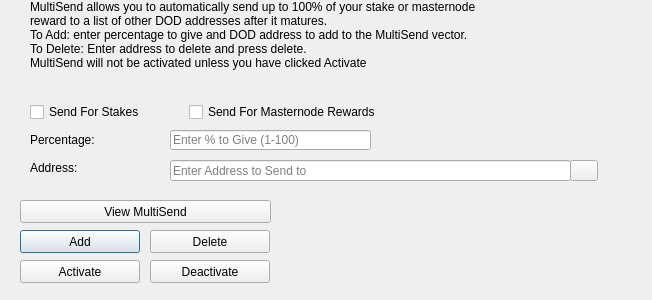
<?xml version="1.0" encoding="UTF-8"?>
<ui version="4.0">
 <class>MultiSendDialog</class>
 <widget class="QDialog" name="MultiSendDialog">
  <property name="windowModality">
   <enum>Qt::NonModal</enum>
  </property>
  <property name="geometry">
   <rect>
    <x>0</x>
    <y>0</y>
    <width>652</width>
    <height>300</height>
   </rect>
  </property>
  <property name="windowTitle">
   <string>MultiSend</string>
  </property>
  <widget class="QLineEdit" name="multiSendPercentEdit">
   <property name="geometry">
    <rect>
     <x>170</x>
     <y>130</y>
     <width>201</width>
     <height>20</height>
    </rect>
   </property>
   <property name="toolTip">
    <string>Enter whole numbers 1 - 100</string>
   </property>
   <property name="placeholderText">
    <string>Enter % to Give (1-100)</string>
   </property>
  </widget>
  <widget class="QLineEdit" name="multiSendAddressEdit">
   <property name="geometry">
    <rect>
     <x>170</x>
     <y>160</y>
     <width>401</width>
     <height>21</height>
    </rect>
   </property>
   <property name="toolTip">
    <string/>
   </property>
   <property name="placeholderText">
    <string>Enter Address to Send to</string>
   </property>
  </widget>
  <widget class="QLabel" name="label_2">
   <property name="geometry">
    <rect>
     <x>30</x>
     <y>0</y>
     <width>451</width>
     <height>121</height>
    </rect>
   </property>
   <property name="lineWidth">
    <number>1</number>
   </property>
   <property name="text">
    <string>MultiSend allows you to automatically send up to 100% of your stake or masternode reward to a list of other DOD addresses after it matures.
To Add: enter percentage to give and DOD address to add to the MultiSend vector.
To Delete: Enter address to delete and press delete.
MultiSend will not be activated unless you have clicked Activate</string>
   </property>
   <property name="alignment">
    <set>Qt::AlignLeading|Qt::AlignLeft|Qt::AlignTop</set>
   </property>
   <property name="wordWrap">
    <bool>true</bool>
   </property>
  </widget>
  <widget class="QLabel" name="message">
   <property name="geometry">
    <rect>
     <x>290</x>
     <y>200</y>
     <width>351</width>
     <height>91</height>
    </rect>
   </property>
   <property name="text">
    <string/>
   </property>
  </widget>
  <widget class="QPushButton" name="addButton">
   <property name="geometry">
    <rect>
     <x>20</x>
     <y>230</y>
     <width>120</width>
     <height>23</height>
    </rect>
   </property>
   <property name="toolTip">
    <string/>
   </property>
   <property name="statusTip">
    <string>Add to MultiSend Vector</string>
   </property>
   <property name="text">
    <string>Add</string>
   </property>
  </widget>
  <widget class="QPushButton" name="disableButton">
   <property name="geometry">
    <rect>
     <x>150</x>
     <y>260</y>
     <width>120</width>
     <height>23</height>
    </rect>
   </property>
   <property name="statusTip">
    <string>Deactivate MultiSend</string>
   </property>
   <property name="text">
    <string>Deactivate</string>
   </property>
  </widget>
  <widget class="QPushButton" name="addressBookButton">
   <property name="geometry">
    <rect>
     <x>570</x>
     <y>160</y>
     <width>28</width>
     <height>21</height>
    </rect>
   </property>
   <property name="toolTip">
    <string>Choose an address from the address book</string>
   </property>
   <property name="text">
    <string/>
   </property>
   <property name="icon">
    <iconset resource="../smrtc.qrc">
     <normaloff>:/icons/address-book</normaloff>:/icons/address-book</iconset>
   </property>
   <property name="shortcut">
    <string>Alt+A</string>
   </property>
   <property name="autoDefault">
    <bool>false</bool>
   </property>
  </widget>
  <widget class="QLabel" name="label">
   <property name="geometry">
    <rect>
     <x>30</x>
     <y>130</y>
     <width>121</width>
     <height>20</height>
    </rect>
   </property>
   <property name="toolTip">
    <string>Percentage of stake to send</string>
   </property>
   <property name="text">
    <string>Percentage:</string>
   </property>
  </widget>
  <widget class="QLabel" name="label_5">
   <property name="geometry">
    <rect>
     <x>30</x>
     <y>160</y>
     <width>111</width>
     <height>16</height>
    </rect>
   </property>
   <property name="toolTip">
    <string>Address to send portion of stake to</string>
   </property>
   <property name="text">
    <string>Address:</string>
   </property>
  </widget>
  <widget class="QPushButton" name="deleteButton">
   <property name="geometry">
    <rect>
     <x>150</x>
     <y>230</y>
     <width>120</width>
     <height>23</height>
    </rect>
   </property>
   <property name="toolTip">
    <string/>
   </property>
   <property name="statusTip">
    <string>Delete Address From MultiSend Vector</string>
   </property>
   <property name="text">
    <string>Delete</string>
   </property>
  </widget>
  <widget class="QPushButton" name="activateButton">
   <property name="geometry">
    <rect>
     <x>20</x>
     <y>260</y>
     <width>120</width>
     <height>23</height>
    </rect>
   </property>
   <property name="statusTip">
    <string>Activate MultiSend</string>
   </property>
   <property name="text">
    <string>Activate</string>
   </property>
  </widget>
  <widget class="QPushButton" name="viewButton">
   <property name="geometry">
    <rect>
     <x>20</x>
     <y>200</y>
     <width>251</width>
     <height>23</height>
    </rect>
   </property>
   <property name="toolTip">
    <string/>
   </property>
   <property name="statusTip">
    <string>View MultiSend Vector</string>
   </property>
   <property name="text">
    <string>View MultiSend</string>
   </property>
  </widget>
  <widget class="QWidget" name="horizontalLayoutWidget">
   <property name="geometry">
    <rect>
     <x>30</x>
     <y>100</y>
     <width>351</width>
     <height>24</height>
    </rect>
   </property>
   <layout class="QHBoxLayout" name="horizontalLayout">
    <item>
     <widget class="QCheckBox" name="multiSendStakeCheckBox">
      <property name="text">
       <string>Send For Stakes</string>
      </property>
     </widget>
    </item>
    <item>
     <widget class="QCheckBox" name="multiSendMasternodeCheckBox">
      <property name="text">
       <string>Send For Masternode Rewards</string>
      </property>
     </widget>
    </item>
   </layout>
  </widget>
 </widget>
 <resources>
  <include location="../smrtc.qrc"/>
 </resources>
 <connections/>
</ui>
